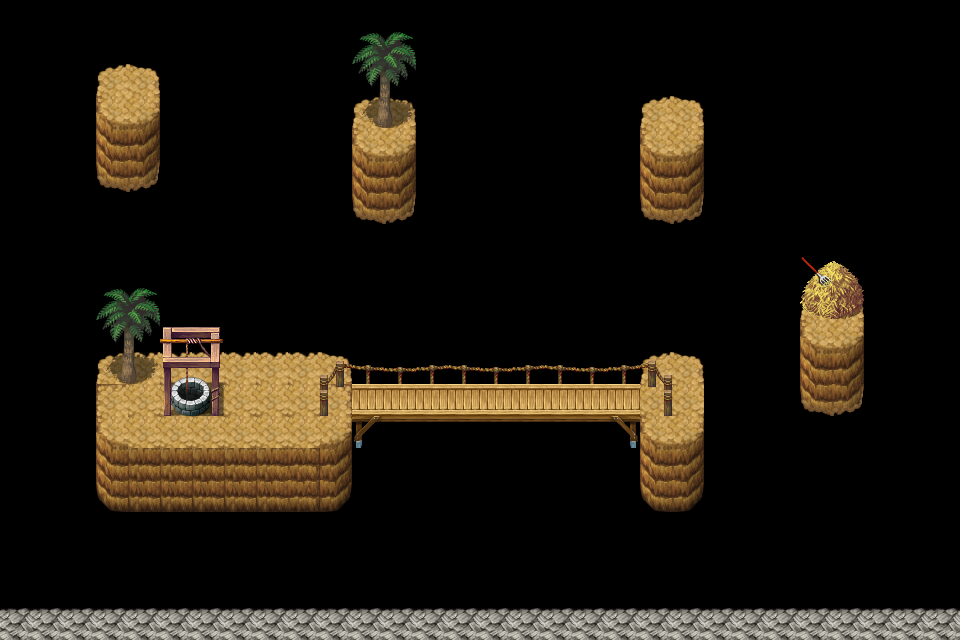

The image is a tile-based game level rendered from a .tmx file. Its description and complete source (layers, tilesets, objects, tile grids) follow:
An orthogonal 30x20 tile map with 32x32 px tiles, 3 tile layers (Terrain, Background Terrain, Background Objects).

<map version="1.10" tiledversion="1.11.2" orientation="orthogonal" renderorder="right-down" width="30" height="20" tilewidth="32" tileheight="32" infinite="0" nextlayerid="4" nextobjectid="1">
 <editorsettings>
  <export target="map1.json" format="json" />
 </editorsettings>
 <tileset firstgid="1" source="Tileset.tsx" />
 <layer id="1" name="Terrain" width="30" height="20">
  <properties>
   <property name="Collision" type="bool" value="true" />
   <property name="textureName" value="Textures\tilemap.png" />
  </properties>
  <data encoding="csv">
0,0,0,0,0,0,0,0,0,0,0,0,0,0,0,0,0,0,0,0,0,0,0,0,0,0,0,0,0,0,
1,0,0,0,0,0,0,0,0,0,0,0,0,0,0,0,0,0,0,0,0,0,0,0,0,0,0,0,1,0,
1,0,0,0,0,0,0,0,0,0,0,0,0,0,0,0,0,0,0,0,0,0,0,0,0,0,0,0,1,0,
1,0,0,529,530,0,0,0,0,0,0,0,0,0,0,0,0,0,0,0,0,0,0,0,0,0,0,0,1,0,
1,0,0,561,562,0,0,0,0,0,0,529,530,0,0,0,0,0,0,0,529,530,0,0,0,0,0,0,1,0,
1,0,0,625,626,0,0,0,0,0,0,561,562,0,0,0,0,0,0,0,561,562,0,0,0,0,0,0,1,0,
1,0,0,0,0,0,0,0,0,0,0,625,626,0,0,0,0,0,0,0,625,626,0,0,0,0,0,0,1,0,
1,0,0,0,0,0,0,0,0,0,0,0,0,0,0,0,0,0,0,0,0,0,0,0,0,0,0,0,1,0,
1,0,0,0,0,0,0,0,0,0,0,0,0,0,0,0,0,0,0,0,0,0,0,0,0,0,0,0,1,0,
1,0,0,0,0,0,0,0,0,0,0,0,0,0,0,0,0,0,0,0,0,0,0,0,0,0,0,0,1,0,
1,0,0,0,0,0,0,0,0,0,0,0,0,0,0,0,0,0,0,0,0,0,0,0,0,529,530,0,1,0,
1,0,0,0,0,0,0,0,0,0,0,0,0,0,0,0,0,0,0,0,0,0,0,0,0,561,562,0,1,0,
1,0,0,369,338,338,338,338,338,338,370,772,772,772,772,772,772,772,772,772,338,338,0,0,0,625,626,0,1,0,
1,0,0,529,338,338,338,338,338,338,530,803,804,804,804,804,804,804,804,805,529,530,0,0,0,0,0,0,1,0,
1,0,0,561,433,433,433,433,433,434,562,0,0,0,0,0,0,0,0,0,561,562,0,0,0,0,0,0,1,0,
1,0,0,593,465,465,465,465,465,466,594,0,0,0,0,0,0,0,0,0,593,594,0,0,0,0,0,0,1,0,
1,0,0,0,0,0,0,0,0,0,0,0,0,0,0,0,0,0,0,0,0,0,0,0,0,0,0,0,1,0,
1,0,0,0,0,0,0,0,0,0,0,0,0,0,0,0,0,0,0,0,0,0,0,0,0,0,0,0,1,0,
1,0,0,0,0,0,0,0,0,0,0,0,0,0,0,0,0,0,0,0,0,0,0,0,0,0,0,0,1,0,
298,298,298,298,298,298,298,298,298,298,298,298,298,298,298,298,298,298,298,298,298,298,298,298,298,298,298,298,298,298
</data>
 </layer>
 <layer id="2" name="Background Terrain" width="30" height="20">
  <properties>
   <property name="Collision" type="bool" value="false" />
   <property name="textureName" value="Textures\tilemap.png" />
  </properties>
  <data encoding="csv">
0,0,0,0,0,0,0,0,0,0,0,0,0,0,0,0,0,0,0,0,0,0,0,0,0,0,0,0,0,0,
0,0,0,0,0,0,0,0,0,0,0,0,0,0,0,0,0,0,0,0,0,0,0,0,0,0,0,0,0,0,
0,0,0,497,498,0,0,0,0,0,0,0,0,0,0,0,0,0,0,0,0,0,0,0,0,0,0,0,0,0,
0,0,0,0,0,0,0,0,0,0,0,497,498,0,0,0,0,0,0,0,497,498,0,0,0,0,0,0,0,0,
0,0,0,0,0,0,0,0,0,0,0,0,0,0,0,0,0,0,0,0,0,0,0,0,0,0,0,0,0,0,
0,0,0,0,0,0,0,0,0,0,0,0,0,0,0,0,0,0,0,0,0,0,0,0,0,0,0,0,0,0,
0,0,0,0,0,0,0,0,0,0,0,0,0,0,0,0,0,0,0,0,0,0,0,0,0,0,0,0,0,0,
0,0,0,0,0,0,0,0,0,0,0,0,0,0,0,0,0,0,0,0,0,0,0,0,0,0,0,0,0,0,
0,0,0,0,0,0,0,0,0,0,0,0,0,0,0,0,0,0,0,0,0,0,0,0,0,0,0,0,0,0,
0,0,0,0,0,0,0,0,0,0,0,0,0,0,0,0,0,0,0,0,0,0,0,0,0,497,498,0,0,0,
0,0,0,0,0,0,0,0,0,0,0,0,0,0,0,0,0,0,0,0,0,0,0,0,0,0,0,0,0,0,
0,0,0,497,297,297,297,297,297,297,498,0,0,0,0,0,0,0,0,0,497,498,0,0,0,0,0,0,0,0,
0,0,0,0,0,0,0,0,0,0,0,0,0,0,0,0,0,0,0,0,0,0,0,0,0,0,0,0,0,0,
0,0,0,0,0,0,0,0,0,0,0,0,0,0,0,0,0,0,0,0,0,0,0,0,0,0,0,0,0,0,
0,0,0,0,0,0,0,0,0,0,0,0,0,0,0,0,0,0,0,0,0,0,0,0,0,0,0,0,0,0,
0,0,0,0,0,0,0,0,0,0,0,0,0,0,0,0,0,0,0,0,0,0,0,0,0,0,0,0,0,0,
0,0,0,0,0,0,0,0,0,0,0,0,0,0,0,0,0,0,0,0,0,0,0,0,0,0,0,0,0,0,
0,0,0,0,0,0,0,0,0,0,0,0,0,0,0,0,0,0,0,0,0,0,0,0,0,0,0,0,0,0,
0,0,0,0,0,0,0,0,0,0,0,0,0,0,0,0,0,0,0,0,0,0,0,0,0,0,0,0,0,0,
0,0,0,0,0,0,0,0,0,0,0,0,0,0,0,0,0,0,0,0,0,0,0,0,0,0,0,0,0,0
</data>
 </layer>
 <layer id="3" name="Background Objects" width="30" height="20">
  <properties>
   <property name="Collision" type="bool" value="false" />
   <property name="textureName" value="Textures\tilemap.png" />
  </properties>
  <data encoding="csv">
0,0,0,0,0,0,0,0,0,0,0,0,0,0,0,0,0,0,0,0,0,0,0,0,0,0,0,0,0,0,
0,0,0,0,0,0,0,0,0,0,0,1636,1637,0,0,0,0,0,0,0,0,0,0,0,0,0,0,0,0,0,
0,0,0,0,0,0,0,0,0,0,0,1668,1669,0,0,0,0,0,0,0,0,0,0,0,0,0,0,0,0,0,
0,0,0,0,0,0,0,0,0,0,0,1700,1701,0,0,0,0,0,0,0,0,0,0,0,0,0,0,0,0,0,
0,0,0,0,0,0,0,0,0,0,0,0,0,0,0,0,0,0,0,0,0,0,0,0,0,0,0,0,0,0,
0,0,0,0,0,0,0,0,0,0,0,0,0,0,0,0,0,0,0,0,0,0,0,0,0,0,0,0,0,0,
0,0,0,0,0,0,0,0,0,0,0,0,0,0,0,0,0,0,0,0,0,0,0,0,0,0,0,0,0,0,
0,0,0,0,0,0,0,0,0,0,0,0,0,0,0,0,0,0,0,0,0,0,0,0,0,0,0,0,0,0,
0,0,0,0,0,0,0,0,0,0,0,0,0,0,0,0,0,0,0,0,0,0,0,0,0,1579,1581,0,0,0,
0,0,0,1636,1637,0,0,0,0,0,0,0,0,0,0,0,0,0,0,0,0,0,0,0,0,1612,1613,0,0,0,
0,0,0,1668,1669,1539,1540,0,0,0,0,0,0,0,0,0,0,0,0,0,0,0,0,0,0,0,0,0,0,0,
0,0,0,1700,1701,1571,1572,0,0,0,812,813,814,815,813,814,815,813,814,815,816,0,0,0,0,0,0,0,0,0,
0,0,0,0,0,1603,1604,0,0,0,844,0,0,0,0,0,0,0,0,0,848,0,0,0,0,0,0,0,0,0,
0,0,0,0,0,0,0,0,0,0,0,0,0,0,0,0,0,0,0,0,0,0,0,0,0,0,0,0,0,0,
0,0,0,0,0,0,0,0,0,0,0,0,0,0,0,0,0,0,0,0,0,0,0,0,0,0,0,0,0,0,
0,0,0,0,0,0,0,0,0,0,0,0,0,0,0,0,0,0,0,0,0,0,0,0,0,0,0,0,0,0,
0,0,0,0,0,0,0,0,0,0,0,0,0,0,0,0,0,0,0,0,0,0,0,0,0,0,0,0,0,0,
0,0,0,0,0,0,0,0,0,0,0,0,0,0,0,0,0,0,0,0,0,0,0,0,0,0,0,0,0,0,
0,0,0,0,0,0,0,0,0,0,0,0,0,0,0,0,0,0,0,0,0,0,0,0,0,0,0,0,0,0,
0,0,0,0,0,0,0,0,0,0,0,0,0,0,0,0,0,0,0,0,0,0,0,0,0,0,0,0,0,0
</data>
 </layer>
</map>
